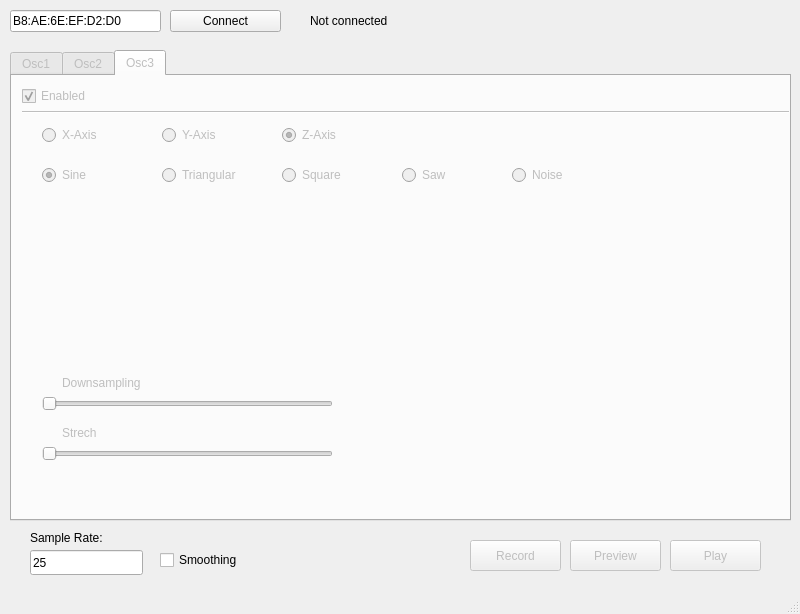
<?xml version="1.0" encoding="UTF-8"?>
<ui version="4.0">
 <class>MainWindow</class>
 <widget class="QMainWindow" name="MainWindow">
  <property name="geometry">
   <rect>
    <x>0</x>
    <y>0</y>
    <width>800</width>
    <height>614</height>
   </rect>
  </property>
  <property name="windowTitle">
   <string>MainWindow</string>
  </property>
  <widget class="QWidget" name="centralwidget">
   <widget class="QTabWidget" name="osc_tabs">
    <property name="enabled">
     <bool>false</bool>
    </property>
    <property name="geometry">
     <rect>
      <x>10</x>
      <y>50</y>
      <width>781</width>
      <height>471</height>
     </rect>
    </property>
    <property name="currentIndex">
     <number>2</number>
    </property>
    <widget class="QWidget" name="osc1_tab">
     <attribute name="title">
      <string>Osc1</string>
     </attribute>
     <widget class="QWidget" name="osc_group_1" native="true">
      <property name="geometry">
       <rect>
        <x>10</x>
        <y>40</y>
        <width>761</width>
        <height>371</height>
       </rect>
      </property>
      <widget class="QRadioButton" name="noise_radio_1">
       <property name="geometry">
        <rect>
         <x>490</x>
         <y>50</y>
         <width>102</width>
         <height>20</height>
        </rect>
       </property>
       <property name="text">
        <string>Noise</string>
       </property>
       <property name="autoExclusive">
        <bool>false</bool>
       </property>
       <attribute name="buttonGroup">
        <string notr="true">btn_group_wave_osc1</string>
       </attribute>
      </widget>
      <widget class="QRadioButton" name="saw_radio_1">
       <property name="geometry">
        <rect>
         <x>380</x>
         <y>50</y>
         <width>102</width>
         <height>20</height>
        </rect>
       </property>
       <property name="text">
        <string>Saw</string>
       </property>
       <property name="autoExclusive">
        <bool>false</bool>
       </property>
       <attribute name="buttonGroup">
        <string notr="true">btn_group_wave_osc1</string>
       </attribute>
      </widget>
      <widget class="QRadioButton" name="x_radio_1">
       <property name="geometry">
        <rect>
         <x>20</x>
         <y>10</y>
         <width>102</width>
         <height>20</height>
        </rect>
       </property>
       <property name="text">
        <string>X-Axis</string>
       </property>
       <property name="checked">
        <bool>true</bool>
       </property>
       <property name="autoExclusive">
        <bool>false</bool>
       </property>
       <attribute name="buttonGroup">
        <string notr="true">btn_group_axis_osc1</string>
       </attribute>
      </widget>
      <widget class="QRadioButton" name="sine_radio_1">
       <property name="geometry">
        <rect>
         <x>20</x>
         <y>50</y>
         <width>102</width>
         <height>20</height>
        </rect>
       </property>
       <property name="text">
        <string>Sine</string>
       </property>
       <property name="checked">
        <bool>true</bool>
       </property>
       <property name="autoExclusive">
        <bool>false</bool>
       </property>
       <attribute name="buttonGroup">
        <string notr="true">btn_group_wave_osc1</string>
       </attribute>
      </widget>
      <widget class="QRadioButton" name="square_radio_1">
       <property name="geometry">
        <rect>
         <x>260</x>
         <y>50</y>
         <width>102</width>
         <height>20</height>
        </rect>
       </property>
       <property name="text">
        <string>Square</string>
       </property>
       <property name="autoExclusive">
        <bool>false</bool>
       </property>
       <attribute name="buttonGroup">
        <string notr="true">btn_group_wave_osc1</string>
       </attribute>
      </widget>
      <widget class="QRadioButton" name="z_radio_1">
       <property name="geometry">
        <rect>
         <x>260</x>
         <y>10</y>
         <width>102</width>
         <height>20</height>
        </rect>
       </property>
       <property name="text">
        <string>Z-Axis</string>
       </property>
       <property name="autoExclusive">
        <bool>false</bool>
       </property>
       <attribute name="buttonGroup">
        <string notr="true">btn_group_axis_osc1</string>
       </attribute>
      </widget>
      <widget class="QRadioButton" name="tri_radio_1">
       <property name="geometry">
        <rect>
         <x>140</x>
         <y>50</y>
         <width>102</width>
         <height>20</height>
        </rect>
       </property>
       <property name="text">
        <string>Triangular</string>
       </property>
       <property name="autoExclusive">
        <bool>false</bool>
       </property>
       <attribute name="buttonGroup">
        <string notr="true">btn_group_wave_osc1</string>
       </attribute>
      </widget>
      <widget class="QRadioButton" name="y_radio_1">
       <property name="geometry">
        <rect>
         <x>140</x>
         <y>10</y>
         <width>102</width>
         <height>20</height>
        </rect>
       </property>
       <property name="text">
        <string>Y-Axis</string>
       </property>
       <property name="autoExclusive">
        <bool>false</bool>
       </property>
       <attribute name="buttonGroup">
        <string notr="true">btn_group_axis_osc1</string>
       </attribute>
      </widget>
      <widget class="QWidget" name="verticalLayoutWidget">
       <property name="geometry">
        <rect>
         <x>10</x>
         <y>90</y>
         <width>741</width>
         <height>161</height>
        </rect>
       </property>
       <layout class="QVBoxLayout" name="osc_plot_1"/>
      </widget>
      <widget class="QSlider" name="downsample_1">
       <property name="geometry">
        <rect>
         <x>20</x>
         <y>280</y>
         <width>291</width>
         <height>18</height>
        </rect>
       </property>
       <property name="minimum">
        <number>0</number>
       </property>
       <property name="maximum">
        <number>5</number>
       </property>
       <property name="singleStep">
        <number>1</number>
       </property>
       <property name="pageStep">
        <number>5</number>
       </property>
       <property name="value">
        <number>0</number>
       </property>
       <property name="orientation">
        <enum>Qt::Horizontal</enum>
       </property>
      </widget>
      <widget class="QSlider" name="stretch_1">
       <property name="geometry">
        <rect>
         <x>20</x>
         <y>330</y>
         <width>291</width>
         <height>18</height>
        </rect>
       </property>
       <property name="maximum">
        <number>10</number>
       </property>
       <property name="orientation">
        <enum>Qt::Horizontal</enum>
       </property>
      </widget>
      <widget class="QLabel" name="label">
       <property name="geometry">
        <rect>
         <x>40</x>
         <y>260</y>
         <width>111</width>
         <height>16</height>
        </rect>
       </property>
       <property name="text">
        <string>Downsampling</string>
       </property>
      </widget>
      <widget class="QLabel" name="label_2">
       <property name="geometry">
        <rect>
         <x>40</x>
         <y>310</y>
         <width>111</width>
         <height>16</height>
        </rect>
       </property>
       <property name="text">
        <string>Strech</string>
       </property>
      </widget>
     </widget>
     <widget class="QCheckBox" name="osc_enabled_1">
      <property name="geometry">
       <rect>
        <x>10</x>
        <y>10</y>
        <width>101</width>
        <height>20</height>
       </rect>
      </property>
      <property name="text">
       <string>Enabled</string>
      </property>
      <property name="checked">
       <bool>true</bool>
      </property>
     </widget>
     <widget class="Line" name="line">
      <property name="geometry">
       <rect>
        <x>10</x>
        <y>25</y>
        <width>761</width>
        <height>21</height>
       </rect>
      </property>
      <property name="orientation">
       <enum>Qt::Horizontal</enum>
      </property>
     </widget>
    </widget>
    <widget class="QWidget" name="osc2_tab">
     <attribute name="title">
      <string>Osc2</string>
     </attribute>
     <widget class="QWidget" name="osc_group_2" native="true">
      <property name="geometry">
       <rect>
        <x>10</x>
        <y>40</y>
        <width>761</width>
        <height>371</height>
       </rect>
      </property>
      <widget class="QWidget" name="verticalLayoutWidget_2">
       <property name="geometry">
        <rect>
         <x>10</x>
         <y>90</y>
         <width>741</width>
         <height>161</height>
        </rect>
       </property>
       <layout class="QVBoxLayout" name="osc_plot_2"/>
      </widget>
      <widget class="QRadioButton" name="saw_radio_2">
       <property name="geometry">
        <rect>
         <x>380</x>
         <y>50</y>
         <width>102</width>
         <height>20</height>
        </rect>
       </property>
       <property name="text">
        <string>Saw</string>
       </property>
       <property name="autoExclusive">
        <bool>false</bool>
       </property>
       <attribute name="buttonGroup">
        <string notr="true">btn_group_wave_osc2</string>
       </attribute>
      </widget>
      <widget class="QRadioButton" name="z_radio_2">
       <property name="geometry">
        <rect>
         <x>260</x>
         <y>10</y>
         <width>102</width>
         <height>20</height>
        </rect>
       </property>
       <property name="text">
        <string>Z-Axis</string>
       </property>
       <property name="autoExclusive">
        <bool>false</bool>
       </property>
       <attribute name="buttonGroup">
        <string notr="true">btn_group_axis_osc2</string>
       </attribute>
      </widget>
      <widget class="QRadioButton" name="x_radio_2">
       <property name="geometry">
        <rect>
         <x>20</x>
         <y>10</y>
         <width>102</width>
         <height>20</height>
        </rect>
       </property>
       <property name="text">
        <string>X-Axis</string>
       </property>
       <property name="checked">
        <bool>false</bool>
       </property>
       <property name="autoExclusive">
        <bool>false</bool>
       </property>
       <attribute name="buttonGroup">
        <string notr="true">btn_group_axis_osc2</string>
       </attribute>
      </widget>
      <widget class="QRadioButton" name="tri_radio_2">
       <property name="geometry">
        <rect>
         <x>140</x>
         <y>50</y>
         <width>102</width>
         <height>20</height>
        </rect>
       </property>
       <property name="text">
        <string>Triangular</string>
       </property>
       <property name="autoExclusive">
        <bool>false</bool>
       </property>
       <attribute name="buttonGroup">
        <string notr="true">btn_group_wave_osc2</string>
       </attribute>
      </widget>
      <widget class="QRadioButton" name="y_radio_2">
       <property name="geometry">
        <rect>
         <x>140</x>
         <y>10</y>
         <width>102</width>
         <height>20</height>
        </rect>
       </property>
       <property name="text">
        <string>Y-Axis</string>
       </property>
       <property name="checked">
        <bool>true</bool>
       </property>
       <property name="autoExclusive">
        <bool>false</bool>
       </property>
       <attribute name="buttonGroup">
        <string notr="true">btn_group_axis_osc2</string>
       </attribute>
      </widget>
      <widget class="QRadioButton" name="noise_radio_2">
       <property name="geometry">
        <rect>
         <x>490</x>
         <y>50</y>
         <width>102</width>
         <height>20</height>
        </rect>
       </property>
       <property name="text">
        <string>Noise</string>
       </property>
       <property name="autoExclusive">
        <bool>false</bool>
       </property>
       <attribute name="buttonGroup">
        <string notr="true">btn_group_wave_osc2</string>
       </attribute>
      </widget>
      <widget class="QRadioButton" name="sine_radio_2">
       <property name="geometry">
        <rect>
         <x>20</x>
         <y>50</y>
         <width>102</width>
         <height>20</height>
        </rect>
       </property>
       <property name="text">
        <string>Sine</string>
       </property>
       <property name="checked">
        <bool>true</bool>
       </property>
       <property name="autoExclusive">
        <bool>false</bool>
       </property>
       <attribute name="buttonGroup">
        <string notr="true">btn_group_wave_osc2</string>
       </attribute>
      </widget>
      <widget class="QRadioButton" name="square_radio_2">
       <property name="geometry">
        <rect>
         <x>260</x>
         <y>50</y>
         <width>102</width>
         <height>20</height>
        </rect>
       </property>
       <property name="text">
        <string>Square</string>
       </property>
       <property name="autoExclusive">
        <bool>false</bool>
       </property>
       <attribute name="buttonGroup">
        <string notr="true">btn_group_wave_osc2</string>
       </attribute>
      </widget>
      <widget class="QSlider" name="stretch_2">
       <property name="geometry">
        <rect>
         <x>20</x>
         <y>330</y>
         <width>291</width>
         <height>18</height>
        </rect>
       </property>
       <property name="maximum">
        <number>10</number>
       </property>
       <property name="orientation">
        <enum>Qt::Horizontal</enum>
       </property>
      </widget>
      <widget class="QSlider" name="downsample_2">
       <property name="geometry">
        <rect>
         <x>20</x>
         <y>280</y>
         <width>291</width>
         <height>18</height>
        </rect>
       </property>
       <property name="minimum">
        <number>0</number>
       </property>
       <property name="maximum">
        <number>5</number>
       </property>
       <property name="pageStep">
        <number>5</number>
       </property>
       <property name="value">
        <number>0</number>
       </property>
       <property name="orientation">
        <enum>Qt::Horizontal</enum>
       </property>
      </widget>
      <widget class="QLabel" name="label_4">
       <property name="geometry">
        <rect>
         <x>40</x>
         <y>260</y>
         <width>111</width>
         <height>16</height>
        </rect>
       </property>
       <property name="text">
        <string>Downsampling</string>
       </property>
      </widget>
      <widget class="QLabel" name="label_3">
       <property name="geometry">
        <rect>
         <x>40</x>
         <y>310</y>
         <width>111</width>
         <height>16</height>
        </rect>
       </property>
       <property name="text">
        <string>Strech</string>
       </property>
      </widget>
     </widget>
     <widget class="QCheckBox" name="osc_enabled_2">
      <property name="geometry">
       <rect>
        <x>10</x>
        <y>10</y>
        <width>101</width>
        <height>20</height>
       </rect>
      </property>
      <property name="text">
       <string>Enabled</string>
      </property>
      <property name="checked">
       <bool>true</bool>
      </property>
     </widget>
     <widget class="Line" name="line_2">
      <property name="geometry">
       <rect>
        <x>10</x>
        <y>20</y>
        <width>761</width>
        <height>31</height>
       </rect>
      </property>
      <property name="orientation">
       <enum>Qt::Horizontal</enum>
      </property>
     </widget>
    </widget>
    <widget class="QWidget" name="osc3_tab">
     <attribute name="title">
      <string>Osc3</string>
     </attribute>
     <widget class="QWidget" name="osc_group_3" native="true">
      <property name="geometry">
       <rect>
        <x>10</x>
        <y>39</y>
        <width>761</width>
        <height>371</height>
       </rect>
      </property>
      <widget class="QRadioButton" name="z_radio_3">
       <property name="geometry">
        <rect>
         <x>260</x>
         <y>10</y>
         <width>102</width>
         <height>20</height>
        </rect>
       </property>
       <property name="text">
        <string>Z-Axis</string>
       </property>
       <property name="checked">
        <bool>true</bool>
       </property>
       <property name="autoExclusive">
        <bool>false</bool>
       </property>
       <attribute name="buttonGroup">
        <string notr="true">btn_group_wave_osc3</string>
       </attribute>
      </widget>
      <widget class="QRadioButton" name="square_radio_3">
       <property name="geometry">
        <rect>
         <x>260</x>
         <y>50</y>
         <width>102</width>
         <height>20</height>
        </rect>
       </property>
       <property name="text">
        <string>Square</string>
       </property>
       <property name="autoExclusive">
        <bool>false</bool>
       </property>
       <attribute name="buttonGroup">
        <string notr="true">btn_group_axis_osc3</string>
       </attribute>
      </widget>
      <widget class="QRadioButton" name="x_radio_3">
       <property name="geometry">
        <rect>
         <x>20</x>
         <y>10</y>
         <width>102</width>
         <height>20</height>
        </rect>
       </property>
       <property name="text">
        <string>X-Axis</string>
       </property>
       <property name="checked">
        <bool>false</bool>
       </property>
       <property name="autoExclusive">
        <bool>false</bool>
       </property>
       <attribute name="buttonGroup">
        <string notr="true">btn_group_wave_osc3</string>
       </attribute>
      </widget>
      <widget class="QRadioButton" name="tri_radio_3">
       <property name="geometry">
        <rect>
         <x>140</x>
         <y>50</y>
         <width>102</width>
         <height>20</height>
        </rect>
       </property>
       <property name="text">
        <string>Triangular</string>
       </property>
       <property name="autoExclusive">
        <bool>false</bool>
       </property>
       <attribute name="buttonGroup">
        <string notr="true">btn_group_axis_osc3</string>
       </attribute>
      </widget>
      <widget class="QRadioButton" name="y_radio_3">
       <property name="geometry">
        <rect>
         <x>140</x>
         <y>10</y>
         <width>102</width>
         <height>20</height>
        </rect>
       </property>
       <property name="text">
        <string>Y-Axis</string>
       </property>
       <property name="autoExclusive">
        <bool>false</bool>
       </property>
       <attribute name="buttonGroup">
        <string notr="true">btn_group_wave_osc3</string>
       </attribute>
      </widget>
      <widget class="QRadioButton" name="saw_radio_3">
       <property name="geometry">
        <rect>
         <x>380</x>
         <y>50</y>
         <width>102</width>
         <height>20</height>
        </rect>
       </property>
       <property name="text">
        <string>Saw</string>
       </property>
       <property name="autoExclusive">
        <bool>false</bool>
       </property>
       <attribute name="buttonGroup">
        <string notr="true">btn_group_axis_osc3</string>
       </attribute>
      </widget>
      <widget class="QWidget" name="verticalLayoutWidget_3">
       <property name="geometry">
        <rect>
         <x>10</x>
         <y>90</y>
         <width>741</width>
         <height>161</height>
        </rect>
       </property>
       <layout class="QVBoxLayout" name="osc_plot_3"/>
      </widget>
      <widget class="QRadioButton" name="noise_radio_3">
       <property name="geometry">
        <rect>
         <x>490</x>
         <y>50</y>
         <width>102</width>
         <height>20</height>
        </rect>
       </property>
       <property name="text">
        <string>Noise</string>
       </property>
       <property name="autoExclusive">
        <bool>false</bool>
       </property>
       <attribute name="buttonGroup">
        <string notr="true">btn_group_axis_osc3</string>
       </attribute>
      </widget>
      <widget class="QRadioButton" name="sine_radio_3">
       <property name="geometry">
        <rect>
         <x>20</x>
         <y>50</y>
         <width>102</width>
         <height>20</height>
        </rect>
       </property>
       <property name="text">
        <string>Sine</string>
       </property>
       <property name="checked">
        <bool>true</bool>
       </property>
       <property name="autoExclusive">
        <bool>false</bool>
       </property>
       <attribute name="buttonGroup">
        <string notr="true">btn_group_axis_osc3</string>
       </attribute>
      </widget>
      <widget class="QSlider" name="downsample_3">
       <property name="geometry">
        <rect>
         <x>20</x>
         <y>280</y>
         <width>291</width>
         <height>18</height>
        </rect>
       </property>
       <property name="minimum">
        <number>0</number>
       </property>
       <property name="maximum">
        <number>5</number>
       </property>
       <property name="pageStep">
        <number>5</number>
       </property>
       <property name="value">
        <number>0</number>
       </property>
       <property name="orientation">
        <enum>Qt::Horizontal</enum>
       </property>
      </widget>
      <widget class="QLabel" name="label_5">
       <property name="geometry">
        <rect>
         <x>40</x>
         <y>310</y>
         <width>111</width>
         <height>16</height>
        </rect>
       </property>
       <property name="text">
        <string>Strech</string>
       </property>
      </widget>
      <widget class="QLabel" name="label_6">
       <property name="geometry">
        <rect>
         <x>40</x>
         <y>260</y>
         <width>111</width>
         <height>16</height>
        </rect>
       </property>
       <property name="text">
        <string>Downsampling</string>
       </property>
      </widget>
      <widget class="QSlider" name="stretch_3">
       <property name="enabled">
        <bool>false</bool>
       </property>
       <property name="geometry">
        <rect>
         <x>20</x>
         <y>330</y>
         <width>291</width>
         <height>18</height>
        </rect>
       </property>
       <property name="maximum">
        <number>10</number>
       </property>
       <property name="orientation">
        <enum>Qt::Horizontal</enum>
       </property>
      </widget>
     </widget>
     <widget class="QCheckBox" name="osc_enabled_3">
      <property name="geometry">
       <rect>
        <x>10</x>
        <y>10</y>
        <width>101</width>
        <height>20</height>
       </rect>
      </property>
      <property name="text">
       <string>Enabled</string>
      </property>
      <property name="checked">
       <bool>true</bool>
      </property>
     </widget>
     <widget class="Line" name="line_3">
      <property name="geometry">
       <rect>
        <x>10</x>
        <y>21</y>
        <width>771</width>
        <height>31</height>
       </rect>
      </property>
      <property name="orientation">
       <enum>Qt::Horizontal</enum>
      </property>
     </widget>
    </widget>
   </widget>
   <widget class="QLineEdit" name="bt_address">
    <property name="geometry">
     <rect>
      <x>10</x>
      <y>10</y>
      <width>151</width>
      <height>22</height>
     </rect>
    </property>
    <property name="text">
     <string>B8:AE:6E:EF:D2:D0</string>
    </property>
   </widget>
   <widget class="QPushButton" name="bt_connect">
    <property name="geometry">
     <rect>
      <x>170</x>
      <y>10</y>
      <width>111</width>
      <height>22</height>
     </rect>
    </property>
    <property name="text">
     <string>Connect</string>
    </property>
   </widget>
   <widget class="QPushButton" name="record">
    <property name="enabled">
     <bool>false</bool>
    </property>
    <property name="geometry">
     <rect>
      <x>470</x>
      <y>540</y>
      <width>91</width>
      <height>31</height>
     </rect>
    </property>
    <property name="text">
     <string>Record</string>
    </property>
   </widget>
   <widget class="QLabel" name="connection_label">
    <property name="geometry">
     <rect>
      <x>310</x>
      <y>10</y>
      <width>151</width>
      <height>21</height>
     </rect>
    </property>
    <property name="text">
     <string>Not connected</string>
    </property>
   </widget>
   <widget class="QPushButton" name="play">
    <property name="enabled">
     <bool>false</bool>
    </property>
    <property name="geometry">
     <rect>
      <x>670</x>
      <y>540</y>
      <width>91</width>
      <height>31</height>
     </rect>
    </property>
    <property name="text">
     <string>Play</string>
    </property>
   </widget>
   <widget class="QLabel" name="label_7">
    <property name="geometry">
     <rect>
      <x>30</x>
      <y>530</y>
      <width>101</width>
      <height>16</height>
     </rect>
    </property>
    <property name="text">
     <string>Sample Rate:</string>
    </property>
   </widget>
   <widget class="QLineEdit" name="sample_rate">
    <property name="geometry">
     <rect>
      <x>30</x>
      <y>550</y>
      <width>113</width>
      <height>25</height>
     </rect>
    </property>
    <property name="text">
     <string>25</string>
    </property>
    <property name="maxLength">
     <number>5</number>
    </property>
   </widget>
   <widget class="QCheckBox" name="smoothing">
    <property name="geometry">
     <rect>
      <x>160</x>
      <y>550</y>
      <width>101</width>
      <height>20</height>
     </rect>
    </property>
    <property name="text">
     <string>Smoothing</string>
    </property>
   </widget>
   <widget class="QPushButton" name="preview">
    <property name="enabled">
     <bool>false</bool>
    </property>
    <property name="geometry">
     <rect>
      <x>570</x>
      <y>540</y>
      <width>91</width>
      <height>31</height>
     </rect>
    </property>
    <property name="text">
     <string>Preview</string>
    </property>
   </widget>
  </widget>
  <widget class="QMenuBar" name="menubar">
   <property name="geometry">
    <rect>
     <x>0</x>
     <y>0</y>
     <width>800</width>
     <height>21</height>
    </rect>
   </property>
  </widget>
  <widget class="QStatusBar" name="statusbar"/>
 </widget>
 <resources/>
 <connections>
  <connection>
   <sender>osc_enabled_2</sender>
   <signal>toggled(bool)</signal>
   <receiver>osc_group_2</receiver>
   <slot>setEnabled(bool)</slot>
   <hints>
    <hint type="sourcelabel">
     <x>72</x>
     <y>114</y>
    </hint>
    <hint type="destinationlabel">
     <x>402</x>
     <y>320</y>
    </hint>
   </hints>
  </connection>
  <connection>
   <sender>osc_enabled_1</sender>
   <signal>toggled(bool)</signal>
   <receiver>osc_group_1</receiver>
   <slot>setEnabled(bool)</slot>
   <hints>
    <hint type="sourcelabel">
     <x>72</x>
     <y>114</y>
    </hint>
    <hint type="destinationlabel">
     <x>402</x>
     <y>320</y>
    </hint>
   </hints>
  </connection>
  <connection>
   <sender>osc_enabled_3</sender>
   <signal>toggled(bool)</signal>
   <receiver>osc_group_3</receiver>
   <slot>setEnabled(bool)</slot>
   <hints>
    <hint type="sourcelabel">
     <x>72</x>
     <y>114</y>
    </hint>
    <hint type="destinationlabel">
     <x>402</x>
     <y>319</y>
    </hint>
   </hints>
  </connection>
 </connections>
 <buttongroups>
  <buttongroup name="btn_group_axis_osc2"/>
  <buttongroup name="btn_group_wave_osc2"/>
  <buttongroup name="btn_group_axis_osc1"/>
  <buttongroup name="btn_group_wave_osc3"/>
  <buttongroup name="btn_group_axis_osc3"/>
  <buttongroup name="btn_group_wave_osc1"/>
 </buttongroups>
</ui>
